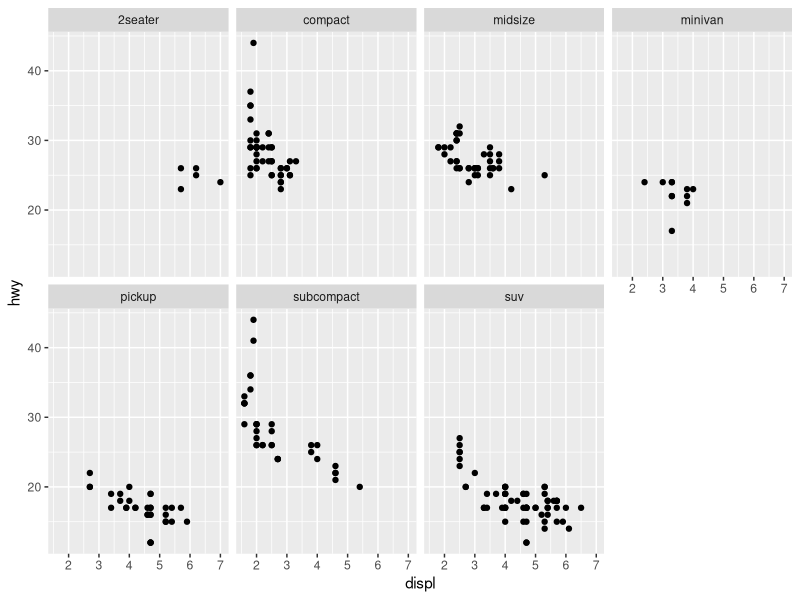
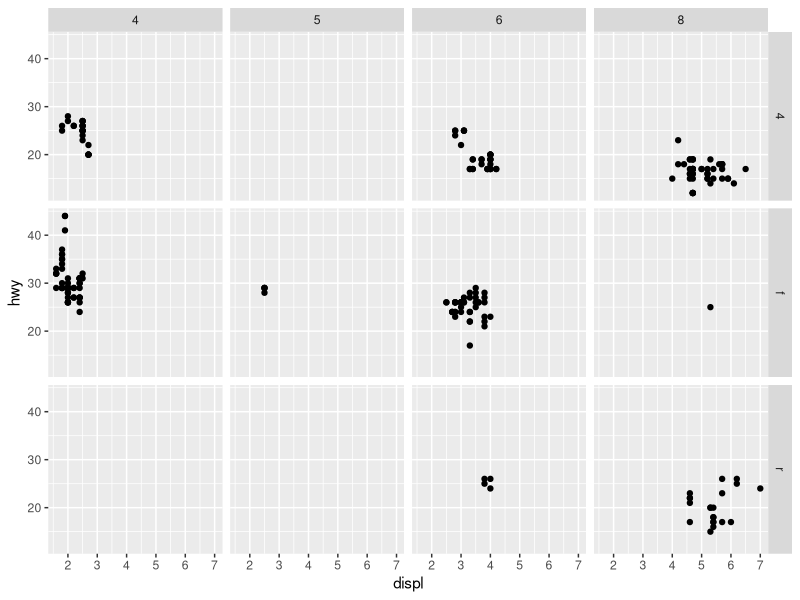
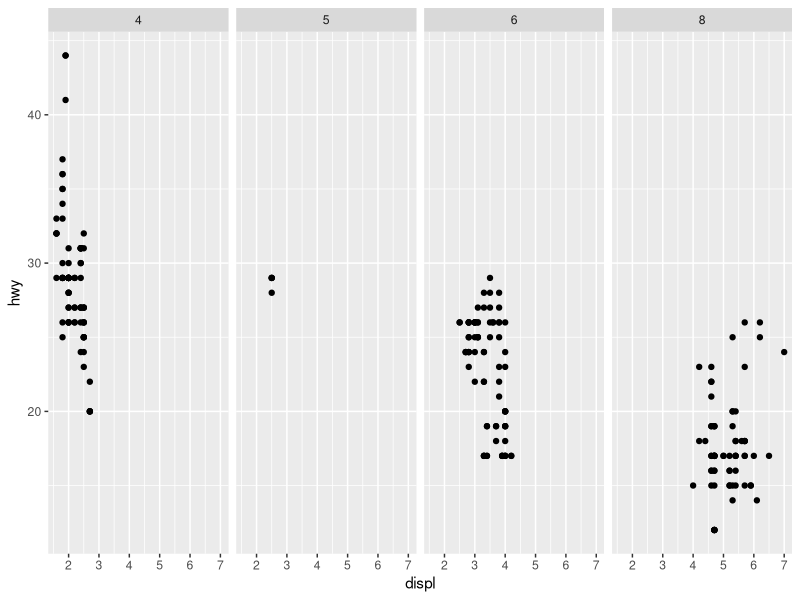

These charts were generated, in order, by the following R code:
## ---- chunk 1
library(tidyverse)
## ---- chunk 2
str(mpg)
## ---- chunk 3
summary(mpg)
## ---- chunk 4
ggplot(data = mpg) + 
  geom_point(mapping = aes(x = displ, y = hwy)) + 
  facet_wrap(~ class, nrow = 2)
## ---- chunk 5
ggplot(data = mpg) + 
  geom_point(mapping = aes(x = displ, y = hwy)) + 
  facet_grid(drv ~ cyl)
## ---- chunk 6
ggplot(data = mpg) + 
  geom_point(mapping = aes(x = displ, y = hwy)) + 
  facet_grid(. ~ cyl)
